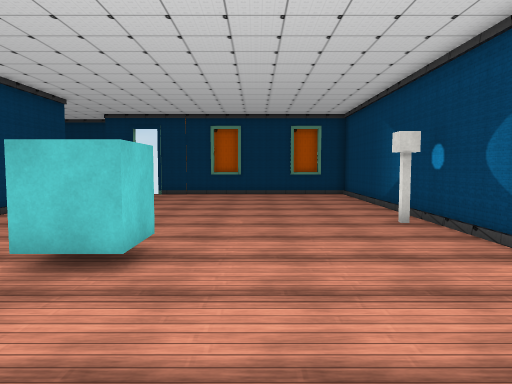
[1] (above)

14 first-person views from a walk through a Unity game level. The camera is 1.4 m above the floor, tilts 4° down and sees 70° across. The floor is counted in squares, 1 m on a side. Each view is taken from the middle of a square. On the plan, view 1 faces up. The plan holds only what a view shows up to about 16 squares ahead; the rest is blank. The place goes on beyond the plan. The player character is not drawn. Some surface patterns are stand-ins.

[2]
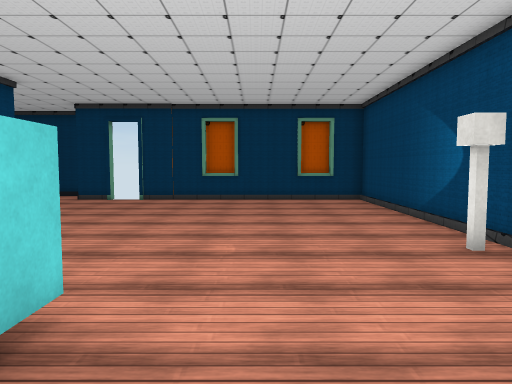

[3]
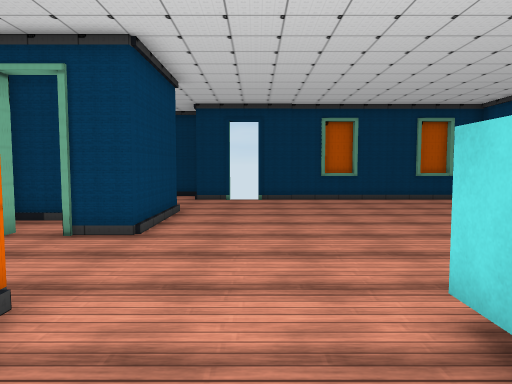

[4]
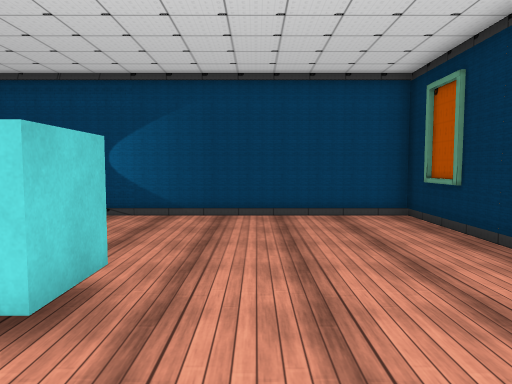

[5]
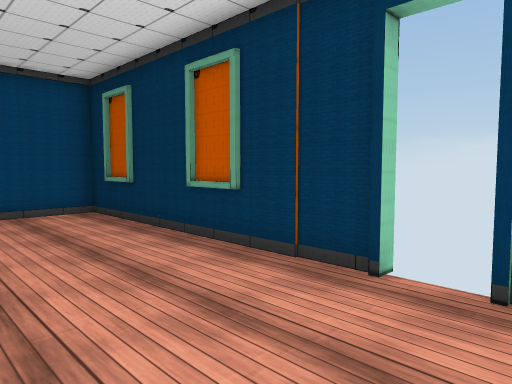

[6]
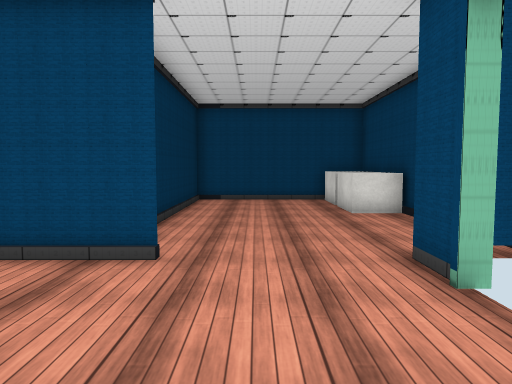

[7]
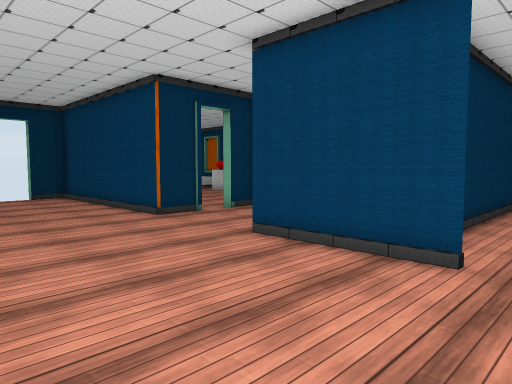

[8]
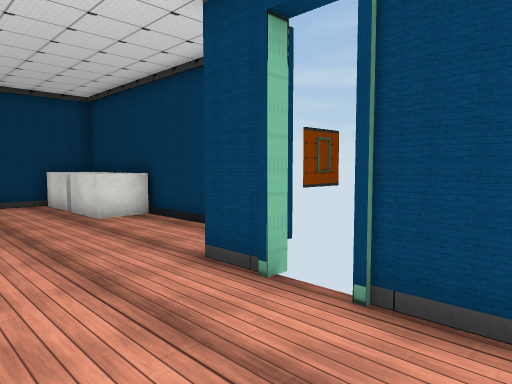

[9]
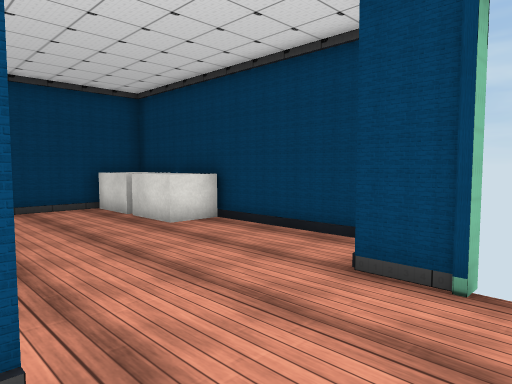

[10]
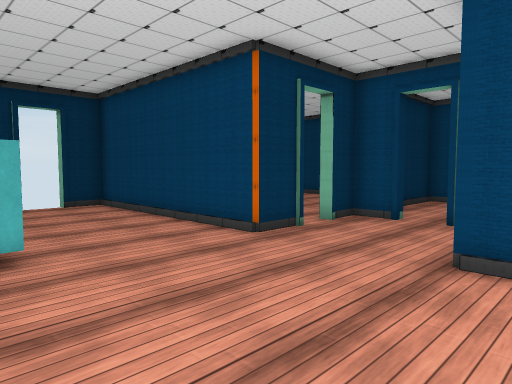

[11]
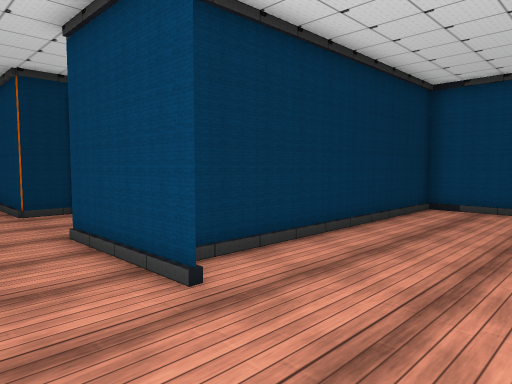

[12]
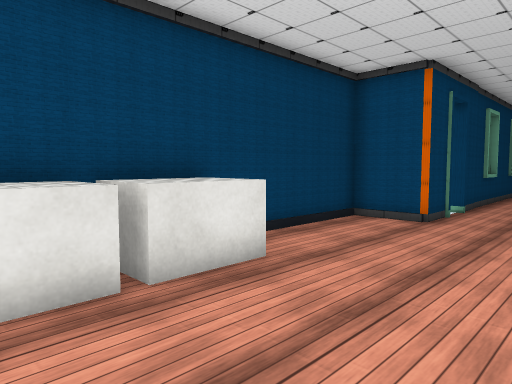

[13]
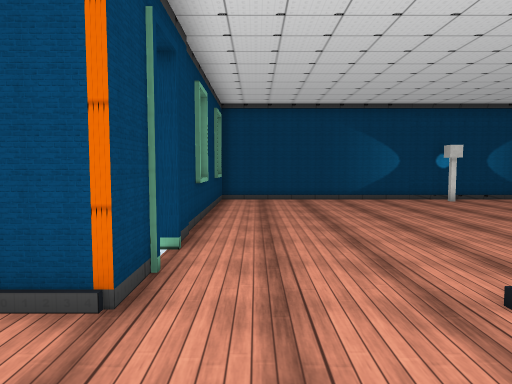

[14]
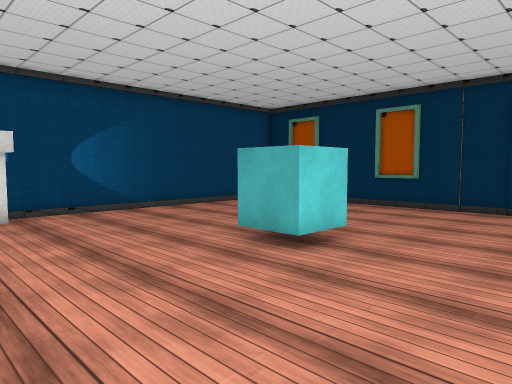

### Floor plan
Points are (right, up) in squares from view 1. A wall is a line through its corners. A room is listed if a view was taken in it or the views show most of it. See-through windows are left out.
Room 1 (views 1, 2, 3, 4, 5, 6, 7, 8, 9, 10, 11, 12, 13, 14)
walls: (-7.5, 14.6) (-7.5, 10.4) (-9, 10.4); (-10.1, 10.8) (-10.1, 10.2); (-9, 6.6) (-7.5, 6.6) (-7.5, -1.4) (-6.1, -1.4) (-6.1, -1.8); (-6.1, 18.4) (-7.5, 18.4) (-7.5, 20.5) (-17.5, 20.5) (-17.5, 13.5) (-8.1, 13.5); (-11.4, 7.9) (-11.4, 6.6) (-10.1, 6.6); (-0.9, 18.6) (-2.1, 18.6); (3.1, 18.6) (1.9, 18.6); (-4.9, -1.8) (-4.9, -1.4) (4.5, -1.4) (4.5, 18.4) (-4.9, 18.4)
ways out: gap at (-5.5, -2); gap at (-5.5, 19)
objects: other object (-17, 19) to (-15, 20); other object (-14, 19) to (-13, 20); other object (-3, 5) to (-2, 6); other object (4, 9)

Where each view was taken, in squares from view 1:
view 1: 0 up, 0 right, facing up
view 2: 3 up, 0 right, facing up
view 3: 3 up, 5 left, facing up
view 4: 3 up, 6 left, facing right
view 5: 3 up, 7 left, facing down-right
view 6: 16 up, 2 left, facing left
view 7: 16 up, 2 left, facing down-left
view 8: 15 up, 3 left, facing up-left
view 9: 14 up, 5 left, facing up-left
view 10: 12 up, 2 left, facing down-left
view 11: 18 up, 5 left, facing down-left
view 12: 15 up, 17 left, facing up-right
view 13: 17 up, 11 left, facing right
view 14: 11 up, 7 left, facing down-right
